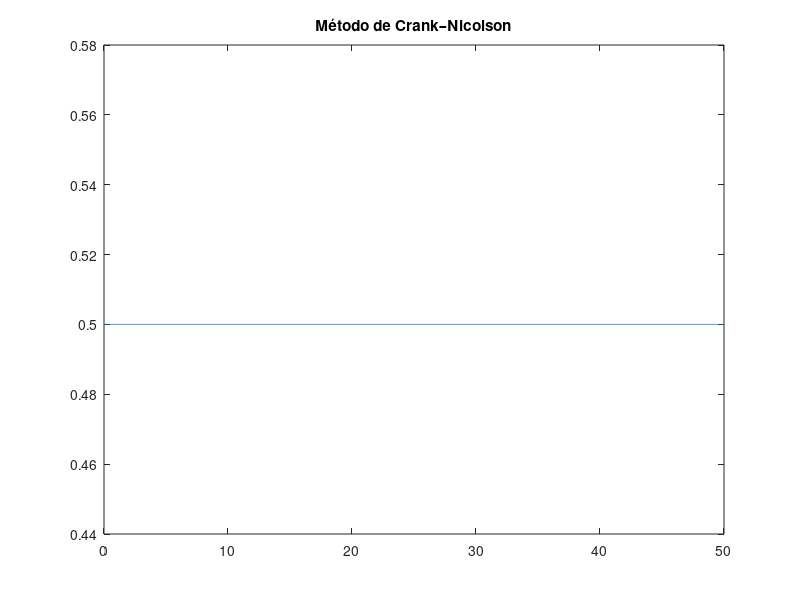

The MATLAB source for this figure:
% a)
clc;
clear all;
close all;


m = 1;
kmola = 1;
h = 0.1;
t0 = 0;
tf = 50;
t = t0:h:tf;
n = length(t);
x = zeros(1,n);
vx = zeros(1,n);
Dvx = zeros(1,n);
vx(1) = 0;
x(1) = 1;

for i=1:(n-1)
  vx(i+1) = vx(i) + (-kmola/m)*x(i)*h;
  x(i+1) = x(i) + vx(i)*h;
end

for i=1:n
    Et(i) = (1/2)*m*vx(i).^2+1/2*kmola*x(i).^2;
end


plot(t,Et)
title('Método de Euler')

% b) 
clc;
clear all;
close all;


m = 1;
kmola = 1;
h = 0.1;
t0 = 0;
tf = 50;
t = t0:h:tf;
n = length(t);
x = zeros(1,n);
vx = zeros(1,n);
Dvx = zeros(1,n);
vx(1) = 0;
x(1) = 1;

for i=1:(n-1)
  vx(i+1) = vx(i) + (-kmola/m)*x(i)*h;
  x(i+1) = x(i) + vx(i+1)*h;
end

for i=1:n
    Et(i) = (1/2)*m*vx(i).^2+1/2*kmola*x(i).^2;
end


plot(t,Et)
title('Método de Euler-Cromer')

% c)

clc;
clear all;
close all;


m = 1;
kmola = 1;
h = 0.1;
t0 = 0;
tf = 50;
t = t0:h:tf;
n = length(t);
x = zeros(1,n);
vx = zeros(1,n);
Dvx = zeros(1,n);
vx(1) = 0;
x(1) = 1;

for i=1:(n-1)
  vx(i+1) = (vx(i)-x(i)*h)/(1+h^2);
  x(i+1) = x(i) + vx(i+1)*h;
end

for i=1:n
    Et(i) = (1/2)*m*vx(i).^2+1/2*kmola*x(i).^2;
end


plot(t,Et)
title('Método de Euler Implícito')

% d)
   
clc;
clear all;
close all;


m = 1;
kmola = 1;
h = 0.01;
t0 = 0;
tf = 50;
t = t0:h:tf;
n = length(t);
x = zeros(1,n);
vx = zeros(1,n);
Dvx = zeros(1,n);
vx(1) = 0;
x(1) = 1;
A = [1 h/2; -h/2 1];

for i = 1:n-1
    b = [vx(i) - h/2*x(i); x(i)+vx(i)*h/2];
    sol = linsolve(A,b);
    vx(i+1) = sol(1);
    x(i+1) = sol(2);
end

for i=1:n
    Et(i) = (1/2)*m*vx(i).^2+1/2*kmola*x(i).^2;
end


plot(t,Et)
title('Método de Crank–Nicolson')
